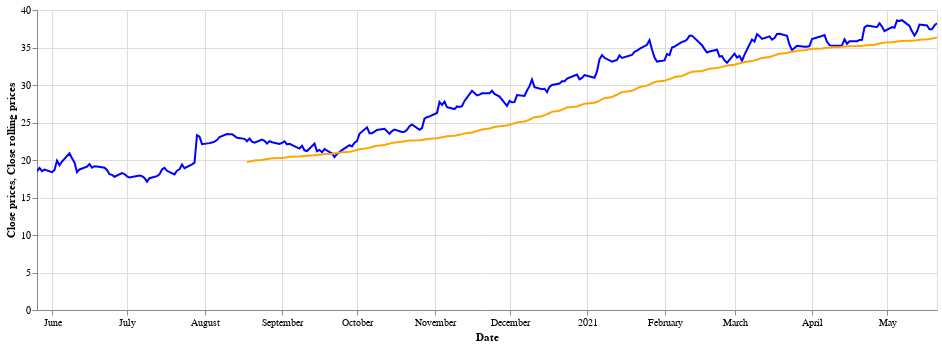

Source (notebook cell):
### Code cell
df1 = pd.DataFrame(close_rol)
df1 = df1.merge(df['Close'], left_index=True, right_index=True)
df1.columns = ['Close rolling prices', 'Close prices']

chart2 = alt.Chart(df1.reset_index()).mark_line().encode(
    x='Date:T'
    ).properties(
        width=900, 
        height=300)

alt.layer(
    chart2.mark_line(color='blue').encode(y='Close prices'),
    chart2.mark_line(color='orange').encode(y='Close rolling prices'),
).interactive()

### Figure 1 — Vega-Lite specification as saved in the notebook (floating-point values rounded to 4 significant figures; data arrays with more than 128 entries replaced by an {"elided": "..."} marker saying what was removed)
{"config": {"view": {"continuousWidth": 400, "continuousHeight": 300}}, "layer": [{"mark": {"type": "line", "color": "blue"}, "encoding": {"x": {"type": "temporal", "field": "Date"}, "y": {"type": "quantitative", "field": "Close prices"}}, "height": 300, "selection": {"selector003": {"type": "interval", "bind": "scales", "encodings": ["x", "y"]}}, "width": 900}, {"mark": {"type": "line", "color": "orange"}, "encoding": {"x": {"type": "temporal", "field": "Date"}, "y": {"type": "quantitative", "field": "Close rolling prices"}}, "height": 300, "width": 900}], "data": {"name": "data-be94e949380eba2cb94d667c7a4834c5"}, "$schema": "https://vega.github.io/schema/vega-lite/v4.8.1.json", "datasets": {"data-be94e949380eba2cb94d667c7a4834c5": {"elided": "251 records"}}}
